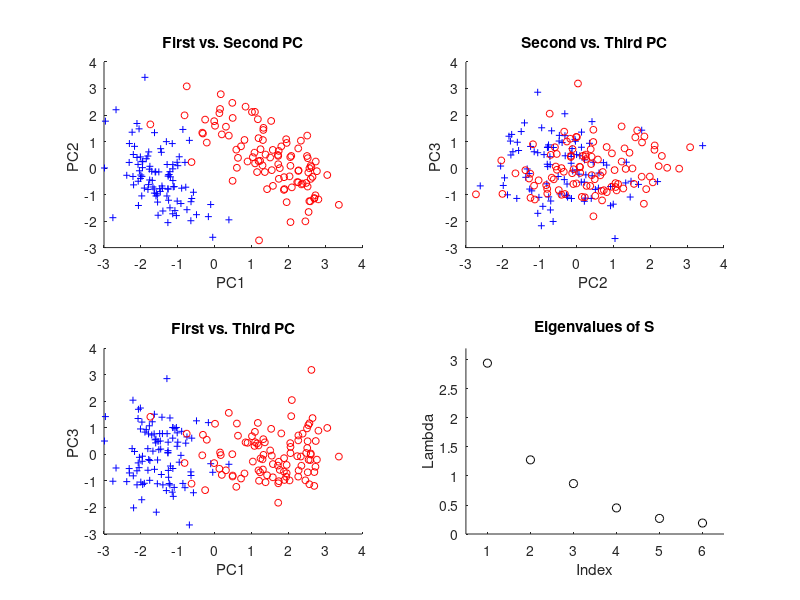

Source code (MATLAB):
% ---------------------------------------------------------------------
% Book:         MVA
% ---------------------------------------------------------------------
% Quantlet:     MVAnpcabank
% ---------------------------------------------------------------------
% Description:  MVAnpcabank performs PCA for the STANDARDIZED Swiss 
%               bank notes ("bank2.dat") data and shows the first three 
%               principal components in two-dimensional scatterplots. 
%               Additionally, a screeplot of the eigenvalues is 
%               displayed.
% ---------------------------------------------------------------------
% Usage:        MVAnpcabank
% ---------------------------------------------------------------------
% Inputs:       none
% ---------------------------------------------------------------------
% Output:       Performs PCA for the STANDARDIZED Swiss bank notes 
%               ("bank2.dat") data and shows the first three principal 
%               components in two-dimensional scatterplots. 
%               Additionally, a screeplot of the eigenvalues is 
%               displayed.
% ---------------------------------------------------------------------
% Example:      
% ---------------------------------------------------------------------
% Author:       Wolfgang Haerdle, Jorge Patron, Vladimir Georgescu, 
%               Song Song
% ---------------------------------------------------------------------

% Note: Matlab decomposes matrixes differently from Xplore(MVA book), and
% hence some of the eigenvectors have different signs. This does not change
% the results, but it does change the order of the graph by inverting the
% axes around the origin (Not always, and not necessarily all of the axis;
% it depends on which eigenvectors we choose to plot)


x=load('bank2.dat');
y=vertcat(ones(100,1),zeros(100,1));                 % Column with ones and zeros
[n p]=size(x);
m=mean(x);
x=(x-repmat(m,n,1)).*repmat(1./sqrt(var(x)),n,1);    % Standardizes the data matrix
[v e]=eigs(cov(x),p,'la');                           % Eigenvalues sorted by size from largest to smallest(Note: Command generates a Warning(Disregard it)) 
e1=(e*ones(p,1))';                                   % Creates column vector of eigenvalues


nr=1:6;
subplot(2,2,4)
scatter(nr,e1,'k')
xlabel('Index')
ylabel('Lambda')
title('Eigenvalues of S')
xlim([0.5 6.5])
ylim([0 3.2])
hold on

x=x*v;

%Plot of the first vs. second PC
subplot(2,2,1)
gscatter(x(:,1),x(:,2),y,'br','+o',5,'off')  
xlabel('PC1 ')
ylabel('PC2 ')
title('First vs. Second PC')

%Plot of the second vs. third PC
subplot(2,2,2)
gscatter(x(:,2),x(:,3),y,'br','+o',5,'off')  
xlabel('PC2 ')
ylabel('PC3 ')
title('Second vs. Third PC')

%Plot of the first vs. third PC
subplot(2,2,3)
gscatter(x(:,1),x(:,3),y,'br','+o',5,'off')   
xlabel('PC1 ')
ylabel('PC3 ')
title('First vs. Third PC')



